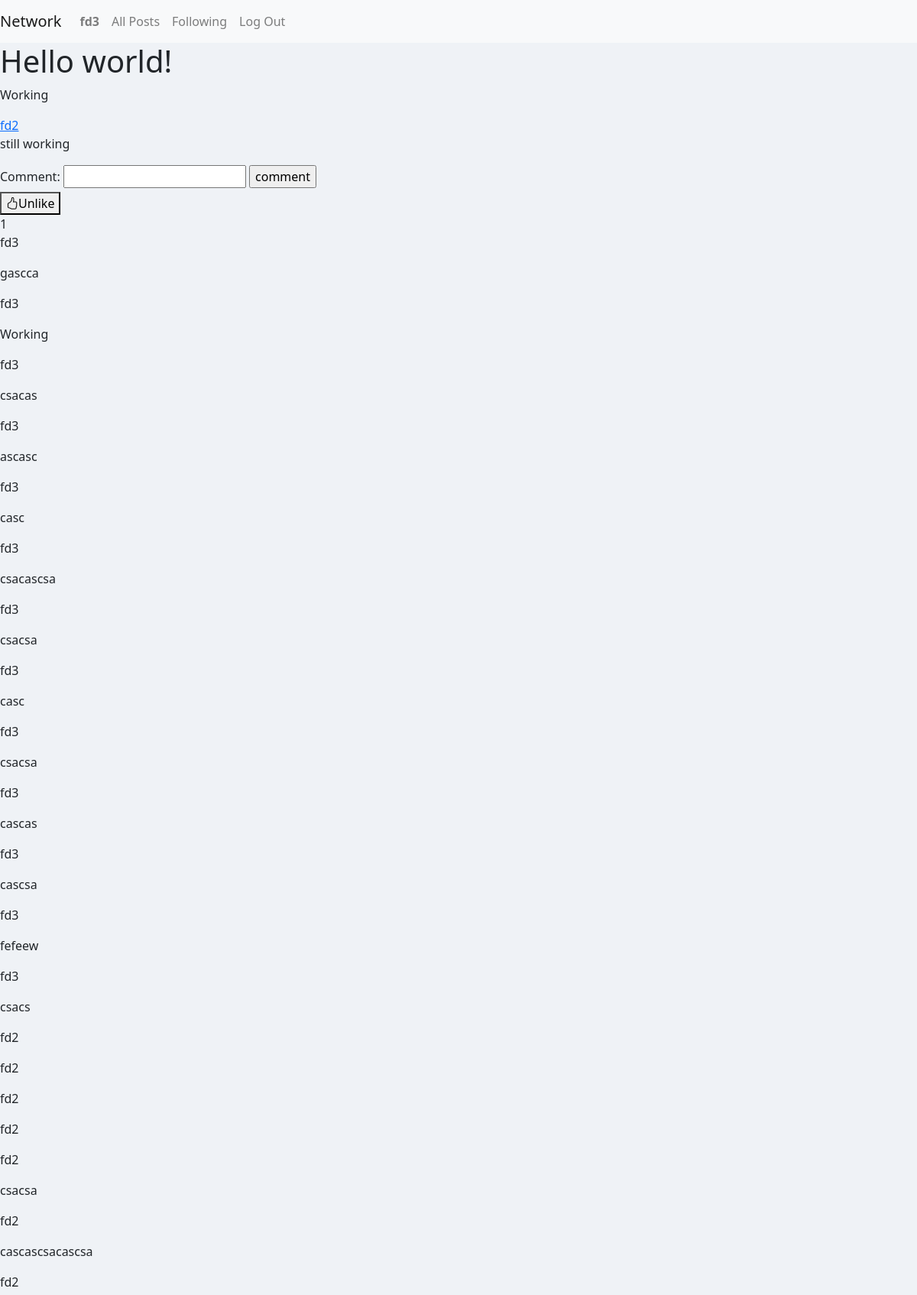
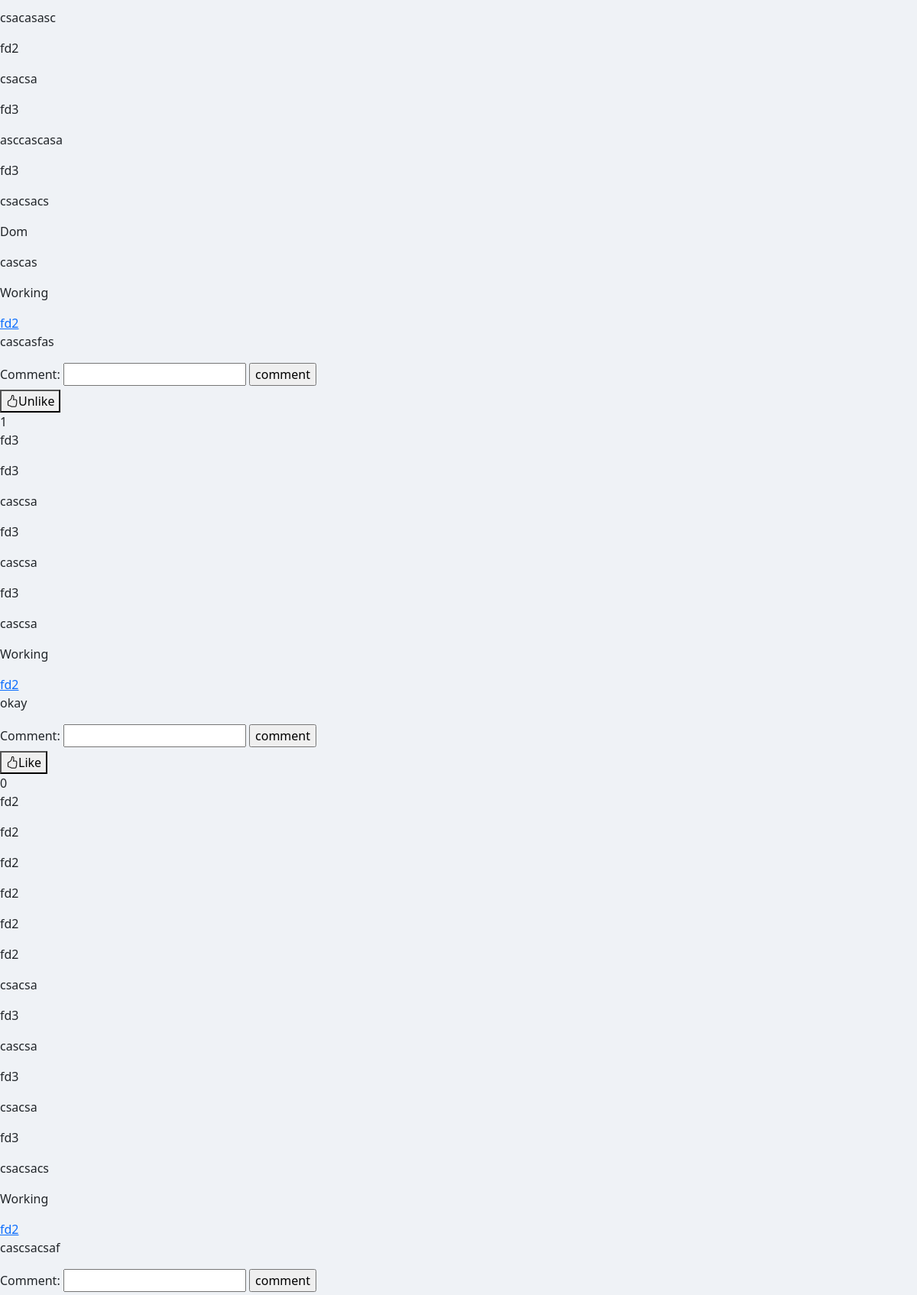
The app's page /following (signed in, upper part) with its own data (2 pictures, top to bottom).
### network/models.py (models this page shows, shortened)
class User(AbstractUser):
    pass

class Post(models.Model):
    users = models.ForeignKey(User, on_delete = models.CASCADE, related_name="users")
    Inbox = models.TextField(max_length=300)
    Image = models.ImageField(upload_to='images/', blank=True, null=True)
    Created = models.TimeField(auto_now_add=True)
    Updated = models.TimeField(auto_now=True)
    liked = models.ManyToManyField(User, null=True, related_name="like")
    def count(self):
        return self.liked.count()

class Comment(models.Model):
    comment_post = models.ForeignKey(Post, on_delete=models.CASCADE, related_name="comment_post")
    username = models.ForeignKey(User, on_delete=models.CASCADE)
    comment = models.CharField(max_length=500)
    time = models.TimeField(auto_now_add=True)

### network/views.py (the view)
# urls.py: path('following', views.following_post, name="following")
def following_post(request):
    user = User.objects.get(id=request.user.id)
    following = user.followed.all()
    post = Post.objects.all()
    commentform = Commentform()
    for follow in following:
        following_post = Post.objects.filter(users=follow.Users)
    return render(request, "network/following.html", {
        "following": following_post,
        "forms": commentform
    })

### network/forms.py
class Commentform(ModelForm):
    class Meta:
        model = Comment
        fields = ['comment']

### network/templates/network/following.html (shortened to what this page needs)
{% extends "network/layout.html" %}
{% load static %}
{% block body %}
    <h1>Hello world!</h1>
    <div>
        {% for inbox in following %}
            <div>
                <p id="">Working</p>
                <a href="{% url 'profile' inbox.users.id %}">{{ inbox.users }}</a>
            </div>
            <div id="div_{{ inbox.id }}">
                <p id="body_{{ inbox.id }}">{{ inbox.Inbox }}</p>
                <div>
                    {{ forms }}
                    <input id="comment_{{ inbox.id }}" type="submit" value="comment" data-id="{{ inbox.id }}">
                </div>
                    <div>
                        {% if request.user in inbox.liked.all %}
                            <button id="like_{{ inbox.id }}" data-id="{{ inbox.id }}"><i class="bi bi-hand-thumbs-up"></i>Unlike</button><div id="count_{{ inbox.id }}">{{ inbox.count }}</div>
                        {% else %}
                            <button id="like_{{ inbox.id }}" data-id="{{ inbox.id }}"><i class="bi bi-hand-thumbs-up"></i>Like</button><div id="count_{{ inbox.id }}">{{ inbox.count }}</div>
                        {% endif %}
                    </div>
                    <div id="comments_{{ inbox.id }}">
                       {% for comment in inbox.comment_post.all %}
                            <p id="comment_user">{{ comment.username }}</p>
                            <p id="comment_comment">{{ comment.comment }}</p>
                       {% endfor  %}
                    </div>
            </div>
        {% endfor %}
    </div>
{% endblock %}

### network/templates/network/layout.html (shortened to what this page needs)
{% load static %}
<!DOCTYPE html>
<html lang="en">
    <head>
        <link rel="stylesheet" href="https://stackpath.bootstrapcdn.com/bootstrap/4.4.1/css/bootstrap.min.css">
        <link href="{% static 'network/style.css' %}" rel="stylesheet">
        <link rel="stylesheet" href="https://cdn.jsdelivr.net/npm/bootstrap-icons@1.9.1/font/bootstrap-icons.css">
        <link href="https://cdn.jsdelivr.net/npm/bootstrap@5.2.3/dist/css/bootstrap.min.css" rel="stylesheet">
        <link rel="stylesheet" href="https://cdn.jsdelivr.net/npm/bootstrap-icons@1.10.2/font/bootstrap-icons.css">
    </head>
    <body>
        <nav class="navbar navbar-expand-lg navbar-light bg-light">
            <a class="navbar-brand" href="#">Network</a>
            <div>
              <ul class="navbar-nav mr-auto">
                {% if user.is_authenticated %}
                    <li class="nav-item">
                        <a class="nav-link" href="{% url 'profile' request.user.id %}"><strong>{{ request.user.username }}</strong></a>
                    </li>
                {% endif %}
                <li class="nav-item">
                  <a class="nav-link" id="all__post" href="{% url 'index' %}">All Posts</a>
                </li>
                {% if user.is_authenticated %}
                    <li class="nav-item">
                        <a class="nav-link" href="{% url 'following' %}">Following</a>
                    </li>
                    <li class="nav-item">
                        <a class="nav-link" href="{% url 'logout' %}">Log Out</a>
                    </li>
                {% endif %}
              </ul>
            </div>
          </nav>
        <div class="body">
            {% block body %}
            {% endblock %}
        </div>
    </body>
</html>

### network/static/network/style.css (style rules this page uses)
.body { background-color: #eff2f6; }

### records on screen
User: user.username "fd3"
Post: users "fd2", Inbox "still working", count "1"
Comment: username "fd3", comment "gascca"
Comment: username "fd3", comment "Working"
Comment: username "fd3", comment "csacas"
Comment: username "fd3", comment "ascasc"
Comment: username "fd3", comment "casc"
Comment: username "fd3", comment "csacascsa"
Comment: username "fd3", comment "csacsa"
Comment: username "fd3", comment "casc"
Comment: username "fd3", comment "csacsa"
Comment: username "fd3", comment "cascas"
Comment: username "fd3", comment "cascsa"
Comment: username "fd3", comment "fefeew"
Comment: username "fd3", comment "csacs"
Comment: username "fd2"
Comment: username "fd2"
Comment: username "fd2"
Comment: username "fd2"
Comment: username "fd2", comment "csacsa"
Comment: username "fd2", comment "cascascsacascsa"
Comment: username "fd2", comment "csacasasc"
Comment: username "fd2", comment "csacsa"
Comment: username "fd3", comment "asccascasa"
Comment: username "fd3", comment "csacsacs"
Comment: username "Dom", comment "cascas"
Post: users "fd2", Inbox "cascasfas", count "1"
Comment: username "fd3"
Comment: username "fd3", comment "cascsa"
Comment: username "fd3", comment "cascsa"
Comment: username "fd3", comment "cascsa"
Post: users "fd2", Inbox "okay", count "0"
Comment: username "fd2"
Comment: username "fd2"
Comment: username "fd2"
Comment: username "fd2"
Comment: username "fd2"
Comment: username "fd2", comment "csacsa"
Comment: username "fd3", comment "cascsa"
Comment: username "fd3", comment "csacsa"
Comment: username "fd3", comment "csacsacs"
Post: users "fd2", Inbox "cascsacsaf"
